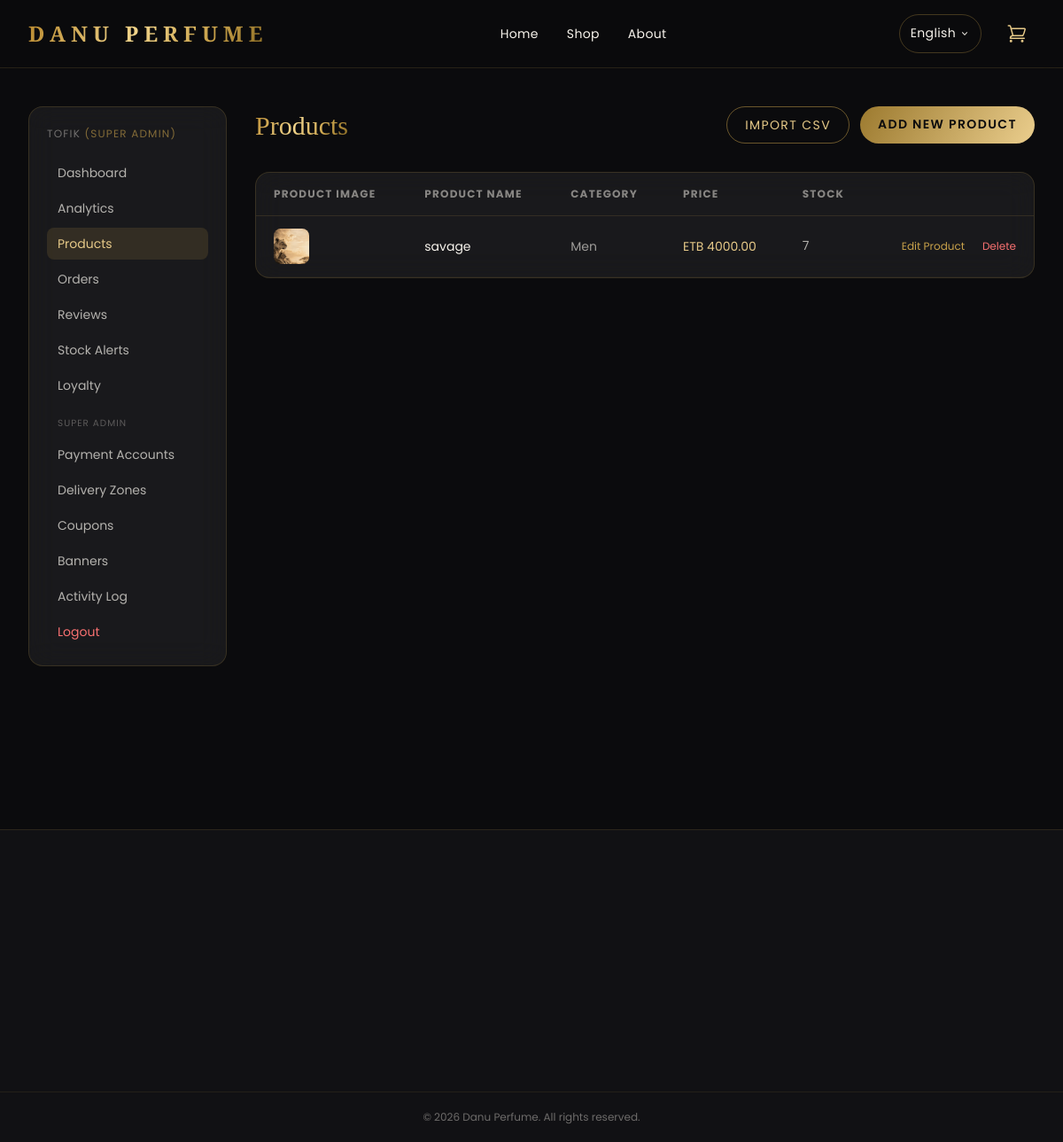
Page /admin/products (signed in) on the committed database.
### models.py (models this page shows, shortened)
class User(UserMixin, db.Model):
    __tablename__ = "users"
    ROLE_SUPER_ADMIN = "super_admin"     # full access: products, banks, orders, users, settings
    ROLE_ORDER_MANAGER = "order_manager"  # can view products, manage orders/delivery only
    id = db.Column(db.Integer, primary_key=True)
    full_name = db.Column(db.String(120), nullable=False, default="Admin")
    username = db.Column(db.String(60), unique=True, nullable=False, index=True)
    email = db.Column(db.String(120), unique=True, nullable=True, index=True)
    password_hash = db.Column(db.String(255), nullable=False)
    role = db.Column(db.String(30), nullable=False, default=ROLE_SUPER_ADMIN)
    is_admin = db.Column(db.Boolean, default=True, nullable=False)
    created_at = db.Column(db.DateTime, default=datetime.utcnow)
    @property
    def is_super_admin(self):
        return (self.role or self.ROLE_SUPER_ADMIN) == self.ROLE_SUPER_ADMIN

class Product(db.Model):
    __tablename__ = "products"
    id = db.Column(db.Integer, primary_key=True)
    sku = db.Column(db.String(40), unique=True, nullable=True, index=True)
    name = db.Column(db.String(150), nullable=False)
    brand = db.Column(db.String(100), nullable=True)
    description = db.Column(db.Text, nullable=True)
    price = db.Column(db.Numeric(10, 2), nullable=False, default=0)
    discount_price = db.Column(db.Numeric(10, 2), nullable=True)
    stock = db.Column(db.Integer, nullable=False, default=0)
    volume_ml = db.Column(db.Integer, nullable=True, default=50)
    top_notes = db.Column(db.String(255), nullable=True)
    heart_notes = db.Column(db.String(255), nullable=True)
    base_notes = db.Column(db.String(255), nullable=True)
    image_filename = db.Column(db.String(255), nullable=True)  # primary/cover image
    is_featured = db.Column(db.Boolean, default=False)
    is_active = db.Column(db.Boolean, default=True)
    category_id = db.Column(db.Integer, db.ForeignKey("categories.id"), nullable=False)
    created_at = db.Column(db.DateTime, default=datetime.utcnow)
    updated_at = db.Column(db.DateTime, default=datetime.utcnow, onupdate=datetime.utcnow)
    order_items = db.relationship("OrderItem", backref="product", lazy=True)
    gallery_images = db.relationship(
        "ProductImage", backref="product", lazy=True,
        cascade="all, delete-orphan", order_by="ProductImage.sort_order"
    )
    reviews = db.relationship(
        "Review", backref="product", lazy=True, cascade="all, delete-orphan"
    )
    stock_alerts = db.relationship(
        "StockAlert", backref="product", lazy=True, cascade="all, delete-orphan"
    )

class Category(db.Model):
    __tablename__ = "categories"
    id = db.Column(db.Integer, primary_key=True)
    name = db.Column(db.String(80), unique=True, nullable=False)
    slug = db.Column(db.String(80), unique=True, nullable=False)
    products = db.relationship(
        "Product", backref="category", lazy=True, cascade="all, delete-orphan"
    )

### app.py (the view)
    @app.route("/admin/products")
    @login_required
    def admin_products():
        products = Product.query.order_by(Product.created_at.desc()).all()
        categories = Category.query.all()
        return render_template(
            "admin_dashboard.html",
            view="products",
            products=products,
            categories=categories,
        )

### translations.py (called while the page is built)
def get_text(key: str, lang: str = "en") -> str:
    lang_dict = TRANSLATIONS.get(lang, TRANSLATIONS["en"])
    if key in lang_dict:
        return lang_dict[key]
    return TRANSLATIONS["en"].get(key, key)

### templates/admin_dashboard.html (shortened to what this page needs)
{% extends "base.html" %}
{% block content %}
<div class="max-w-7xl mx-auto px-5 sm:px-8 py-10">
  <div class="flex flex-col md:flex-row gap-8">
    <aside class="md:w-56 shrink-0">
      <div class="glass rounded-2xl p-5 sticky top-24">
        <p class="text-xs uppercase tracking-widest text-danu-cream/40 mb-4">{{ current_user.full_name }} <span class="text-danu-gold/60">({{ (current_user.role or 'super_admin')|replace('_',' ')|title }})</span></p>
        <nav class="space-y-1 text-sm">
          <a href="{{ url_for('admin_dashboard') }}"
             class="block px-3 py-2 rounded-lg {% if view == 'overview' %}bg-danu-gold/15 text-danu-goldlight{% else %}text-danu-cream/70 hover:bg-danu-gold/5{% endif %}">
            {{ t('admin.dashboard.title') }}
          </a>
          <a href="{{ url_for('admin_analytics') }}"
             class="block px-3 py-2 rounded-lg {% if view == 'analytics' %}bg-danu-gold/15 text-danu-goldlight{% else %}text-danu-cream/70 hover:bg-danu-gold/5{% endif %}">
            Analytics
          </a>
          <a href="{{ url_for('admin_products') }}"
             class="block px-3 py-2 rounded-lg {% if view in ['products', 'product_form', 'products_import'] %}bg-danu-gold/15 text-danu-goldlight{% else %}text-danu-cream/70 hover:bg-danu-gold/5{% endif %}">
            {{ t('admin.nav.products') }}
          </a>
          <a href="{{ url_for('admin_orders') }}"
             class="block px-3 py-2 rounded-lg {% if view in ['orders', 'order_detail'] %}bg-danu-gold/15 text-danu-goldlight{% else %}text-danu-cream/70 hover:bg-danu-gold/5{% endif %}">
            {{ t('admin.nav.orders') }}
          </a>
          <a href="{{ url_for('admin_reviews') }}"
             class="block px-3 py-2 rounded-lg {% if view == 'reviews' %}bg-danu-gold/15 text-danu-goldlight{% else %}text-danu-cream/70 hover:bg-danu-gold/5{% endif %}">
            Reviews
          </a>
          <a href="{{ url_for('admin_stock_alerts') }}"
             class="block px-3 py-2 rounded-lg {% if view == 'stock_alerts' %}bg-danu-gold/15 text-danu-goldlight{% else %}text-danu-cream/70 hover:bg-danu-gold/5{% endif %}">
            Stock Alerts
          </a>
          <a href="{{ url_for('admin_loyalty') }}"
             class="block px-3 py-2 rounded-lg {% if view == 'loyalty' %}bg-danu-gold/15 text-danu-goldlight{% else %}text-danu-cream/70 hover:bg-danu-gold/5{% endif %}">
            Loyalty
          </a>
          {% if current_user.is_super_admin %}
          <p class="pt-3 pb-1 px-3 text-[0.65rem] uppercase tracking-widest text-danu-cream/30">Super Admin</p>
          <a href="{{ url_for('admin_banks') }}"
             class="block px-3 py-2 rounded-lg {% if view in ['banks', 'bank_form'] %}bg-danu-gold/15 text-danu-goldlight{% else %}text-danu-cream/70 hover:bg-danu-gold/5{% endif %}">
            Payment Accounts
          </a>
          <a href="{{ url_for('admin_delivery_zones') }}"
             class="block px-3 py-2 rounded-lg {% if view == 'delivery_zones' %}bg-danu-gold/15 text-danu-goldlight{% else %}text-danu-cream/70 hover:bg-danu-gold/5{% endif %}">
            Delivery Zones
          </a>
          <a href="{{ url_for('admin_coupons') }}"
             class="block px-3 py-2 rounded-lg {% if view == 'coupons' %}bg-danu-gold/15 text-danu-goldlight{% else %}text-danu-cream/70 hover:bg-danu-gold/5{% endif %}">
            Coupons
          </a>
          <a href="{{ url_for('admin_banners') }}"
             class="block px-3 py-2 rounded-lg {% if view in ['banners', 'banner_form'] %}bg-danu-gold/15 text-danu-goldlight{% else %}text-danu-cream/70 hover:bg-danu-gold/5{% endif %}">
            Banners
          </a>
          <a href="{{ url_for('admin_activity_log') }}"
             class="block px-3 py-2 rounded-lg {% if view == 'activity_log' %}bg-danu-gold/15 text-danu-goldlight{% else %}text-danu-cream/70 hover:bg-danu-gold/5{% endif %}">
            Activity Log
          </a>
          {% endif %}
          <a href="{{ url_for('admin_logout') }}" class="block px-3 py-2 rounded-lg text-red-400 hover:bg-red-500/10 mt-4">
            {{ t('admin.nav.logout') }}
          </a>
        </nav>
      </div>
    </aside>
    <div class="flex-1 min-w-0">
      {% if view == 'overview' %}
      <h1 class="font-serif text-3xl text-gold-gradient mb-8">{{ t('admin.dashboard.title') }}</h1>
      <div class="grid grid-cols-2 lg:grid-cols-4 gap-4 mb-10">
        <div class="glass-card rounded-2xl p-5">
          <p class="text-xs text-danu-cream/50 uppercase tracking-widest mb-1">{{ t('admin.dashboard.total_orders') }}</p>
          <p class="font-serif text-3xl text-danu-goldlight">{{ total_orders }}</p>
        </div>
        <div class="glass-card rounded-2xl p-5">
          <p class="text-xs text-danu-cream/50 uppercase tracking-widest mb-1">{{ t('admin.dashboard.total_sales') }}</p>
          <p class="font-serif text-3xl text-danu-goldlight">{{ currency }} {{ "%.2f"|format(total_sales) }}</p>
        </div>
        <div class="glass-card rounded-2xl p-5">
          <p class="text-xs text-danu-cream/50 uppercase tracking-widest mb-1">{{ t('admin.dashboard.pending_orders') }}</p>
          <p class="font-serif text-3xl text-danu-goldlight">{{ pending_orders }}</p>
        </div>
        <div class="glass-card rounded-2xl p-5">
          <p class="text-xs text-danu-cream/50 uppercase tracking-widest mb-1">Payment Methods</p>
          <p class="font-serif text-3xl text-danu-goldlight">{{ active_payment_accounts }}</p>
          <a href="{{ url_for('admin_banks') }}" class="text-xs text-danu-gold hover:underline mt-2 inline-block">Manage accounts</a>
        </div>
      </div>
      <div class="grid grid-cols-1 lg:grid-cols-2 gap-6">
        <div class="glass rounded-2xl p-6">
          <h3 class="font-serif text-lg text-danu-goldlight mb-4">Recent Orders</h3>
          <div class="space-y-3">
            {% for o in recent_orders %}
            <a href="{{ url_for('admin_order_detail', order_id=o.id) }}" class="flex items-center justify-between admin-row rounded-lg px-3 py-2 -mx-3">
              <div>
                <p class="text-sm">{{ o.order_code }}</p>
                <p class="text-xs text-danu-cream/50">{{ o.customer_name }}</p>
              </div>
              <span class="text-xs px-2 py-1 rounded-full
                {% if o.status == 'Pending' %}badge-pending{% elif o.status == 'Approved' %}badge-approved
                {% elif o.status == 'Out for Delivery' %}badge-delivery{% elif o.status == 'Delivered' %}badge-delivered
                {% else %}badge-cancelled{% endif %}">{{ o.status }}</span>
            </a>
            {% else %}
            <p class="text-sm text-danu-cream/40">No orders yet.</p>
            {% endfor %}
          </div>
        </div>
        <div class="glass rounded-2xl p-6">
          <h3 class="font-serif text-lg text-danu-goldlight mb-4">Low Stock Products</h3>
          <div class="space-y-3">
            {% for p in low_stock_products %}
            <div class="flex items-center justify-between px-1 py-2">
              <p class="text-sm">{{ p.name }}</p>
              <span class="text-xs text-red-400">{{ p.stock }} left</span>
            </div>
            {% else %}
            <p class="text-sm text-danu-cream/40">Stock levels look healthy.</p>
            {% endfor %}
          </div>
        </div>
      </div>
      {% elif view == 'products' %}
      <div class="flex items-center justify-between mb-8">
        <h1 class="font-serif text-3xl text-gold-gradient">{{ t('admin.nav.products') }}</h1>
        <div class="flex gap-3">
          <a href="{{ url_for('admin_products_import') }}" class="btn-outline-luxury border rounded-full px-5 py-2.5 text-sm uppercase tracking-widest">
            Import CSV
          </a>
          <a href="{{ url_for('admin_product_new') }}" class="btn-luxury rounded-full px-5 py-2.5 text-sm uppercase tracking-widest">
            {{ t('admin.products.add') }}
          </a>
        </div>
      </div>
      <div class="glass rounded-2xl overflow-hidden overflow-x-auto">
        <table class="w-full text-sm">
          <thead class="text-left text-xs uppercase tracking-widest text-danu-cream/50 border-b border-danu-gold/15">
            <tr>
              <th class="px-5 py-4">{{ t('admin.products.image') }}</th>
              <th class="px-5 py-4">{{ t('admin.products.name') }}</th>
              <th class="px-5 py-4">{{ t('admin.products.category') }}</th>
              <th class="px-5 py-4">{{ t('admin.products.price') }}</th>
              <th class="px-5 py-4">{{ t('admin.products.stock') }}</th>
              <th class="px-5 py-4"></th>
            </tr>
          </thead>
          <tbody>
            {% for p in products %}
            <tr class="admin-row border-b border-danu-gold/5">
              <td class="px-5 py-3">
                <img src="{{ p.image_filename and url_for('static', filename='uploads/' + p.image_filename) or 'https://placehold.co/48x48/17161a/c9a24b?text=D' }}"
                     class="w-10 h-10 rounded-lg object-cover">
              </td>
              <td class="px-5 py-3">{{ p.name }}</td>
              <td class="px-5 py-3 text-danu-cream/60">{{ p.category.name if p.category else '—' }}</td>
              <td class="px-5 py-3 text-danu-goldlight">{{ currency }} {{ "%.2f"|format(p.price) }}</td>
              <td class="px-5 py-3">
                <span class="{% if p.stock <= 5 %}text-red-400{% else %}text-danu-cream/70{% endif %}">{{ p.stock }}</span>
              </td>
              <td class="px-5 py-3 text-right whitespace-nowrap">
                <a href="{{ url_for('admin_product_edit', product_id=p.id) }}" class="text-danu-gold hover:underline text-xs mr-4">{{ t('admin.products.edit') }}</a>
                <form method="POST" action="{{ url_for('admin_product_delete', product_id=p.id) }}" class="inline"
                      onsubmit="return confirm('Delete this product?');">
                  <button type="submit" class="text-red-400 hover:underline text-xs">{{ t('admin.products.delete') }}</button>
                </form>
              </td>
            </tr>
            {% else %}
            <tr><td colspan="6" class="px-5 py-8 text-center text-danu-cream/40">No products yet.</td></tr>
            {% endfor %}
          </tbody>
        </table>
      </div>
      {% endif %}
    </div>
  </div>
</div>
{% endblock %}

### static/css/style.css (style rules this page uses)
:root { --danu-gold: #c9a24b; --danu-gold-light: #e6c988; --danu-black: #0b0b0d; --danu-charcoal: #17161a; --danu-cream: #f7f3ec; }
html { scroll-behavior: smooth; scroll-padding-top: 6rem; }
body { font-family: 'Poppins', 'Noto Sans Ethiopic', sans-serif; background-color: var(--danu-black); color: var(--danu-cream); overflow-x: hidden; font-size: 16px; line-height: 1.7; -webkit-text-size-adjust: 100%; text-size-adjust: 100%; }
p, li, label, span, button { line-height: 1.7; }
input, select, textarea, button { font-size: 16px; min-height: 44px; }
.glass { background: rgba(255, 255, 255, 0.06); backdrop-filter: blur(16px) saturate(140%); -webkit-backdrop-filter: blur(16px) saturate(140%); border: 1px solid rgba(201, 162, 75, 0.18); }
.text-gold-gradient { background: linear-gradient(120deg, #b98a2f, #f0d38a 45%, #c9a24b 75%, #8a6b23); -webkit-background-clip: text; background-clip: text; color: transparent; }
.btn-luxury { position: relative; overflow: hidden; background: linear-gradient(120deg, #9c7a2f, #e6c988, #9c7a2f); background-size: 200% auto; color: #0b0b0d; font-weight: 600; letter-spacing: 0.05em; transition: background-position 0.6s ease, transform 0.3s ease, box-shadow 0.3s ease; }
.btn-outline-luxury { border: 1px solid rgba(201, 162, 75, 0.5); color: var(--danu-gold-light); transition: all 0.35s ease; }

### rows in the picture
User: full_name "TOFIK", role "SUPER ADMIN"
Product: image_filename (picture), name "savage", category "Men", currency "ETB", price "4000.00", stock "7", t "Edit Product", t "Delete"

### other values in the picture
{{ t('nav.home') }} "Home"
{{ t('nav.shop') }} "Shop"
{{ t('nav.about') }} "About"
{{ lang_names[current_lang] }} "English"
{{ t('admin.dashboard.title') }} "Dashboard"
{{ t('admin.nav.products') }} "Products"
{{ t('admin.nav.orders') }} "Orders"
{{ t('admin.nav.logout') }} "Logout"
{{ t('admin.products.add') }} "ADD NEW PRODUCT"
{{ t('admin.products.image') }} "PRODUCT IMAGE"
{{ t('admin.products.name') }} "PRODUCT NAME"
{{ t('admin.products.category') }} "CATEGORY"
{{ t('admin.products.price') }} "PRICE"
{{ t('admin.products.stock') }} "STOCK"
{{ t('footer.rights') }} "All rights reserved."
